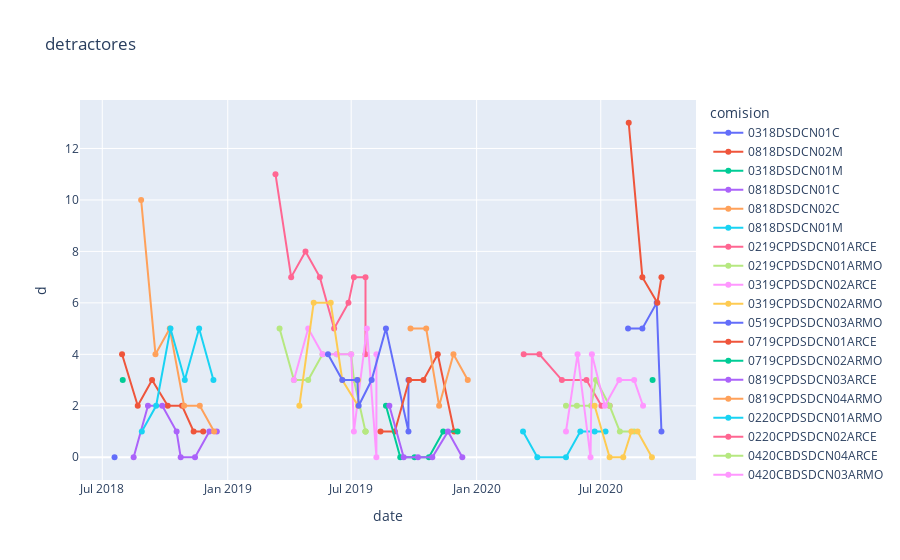

The cell this chart's notebook holds for it:
### Code cell
fig = px.line(df, x='date', y="d",color='comision',title='detractores',hover_name="staff")
fig.update_traces(mode="markers+lines")


fig.show()

### Figure 1 — Plotly figure (JSON) as saved in the notebook; plotly's stock layout.template omitted (floating-point values rounded to 4 significant figures)
{"data": [{"hoverlabel": {"namelength": 0}, "hovertemplate": "<b>%{hovertext}</b><br><br>comision=0318DSDCN01C<br>date=%{x}<br>d=%{y}", "hovertext": [" Leonardo Ignacio Córdoba -  María Frances Gaska"], "legendgroup": "0318DSDCN01C", "line": {"color": "#636efa", "dash": "solid"}, "mode": "markers+lines", "name": "0318DSDCN01C", "showlegend": true, "type": "scatter", "x": ["2018-07-19"], "xaxis": "x", "y": [0], "yaxis": "y"}, {"hoverlabel": {"namelength": 0}, "hovertemplate": "<b>%{hovertext}</b><br><br>comision=0818DSDCN02M<br>date=%{x}<br>d=%{y}", "hovertext": [" Pablo Roccatagliata -  Demian Avendano", " Pablo Roccatagliata -  Demian Avendano", " Pablo Roccatagliata -  Demian Avendano", " Pablo Roccatagliata -  Demian Avendano", " Pablo Roccatagliata -  Demian Avendano", " Pablo Roccatagliata -  Demian Avendano", " Pablo Roccatagliata -  Demian Avendano"], "legendgroup": "0818DSDCN02M", "line": {"color": "#EF553B", "dash": "solid"}, "mode": "markers+lines", "name": "0818DSDCN02M", "showlegend": true, "type": "scatter", "x": ["2018-07-30", "2018-08-22", "2018-09-12", "2018-10-05", "2018-10-26", "2018-11-12", "2018-11-26"], "xaxis": "x", "y": [4, 2, 3, 2, 2, 1, 1], "yaxis": "y"}, {"hoverlabel": {"namelength": 0}, "hovertemplate": "<b>%{hovertext}</b><br><br>comision=0318DSDCN01M<br>date=%{x}<br>d=%{y}", "hovertext": [" Marianela Sarabia -  German Rosati -  Paolo Donizetti"], "legendgroup": "0318DSDCN01M", "line": {"color": "#00cc96", "dash": "solid"}, "mode": "markers+lines", "name": "0318DSDCN01M", "showlegend": true, "type": "scatter", "x": ["2018-07-31"], "xaxis": "x", "y": [3], "yaxis": "y"}, {"hoverlabel": {"namelength": 0}, "hovertemplate": "<b>%{hovertext}</b><br><br>comision=0818DSDCN01C<br>date=%{x}<br>d=%{y}", "hovertext": [" Leonardo Ignacio Córdoba -  Nicolás Monner Sans -  María Frances Gaska", " Leonardo Ignacio Córdoba -  Nicolás Monner Sans -  María Frances Gaska", " Leonardo Ignacio Córdoba -  Nicolás Monner Sans -  María Frances Gaska", " Leonardo Ignacio Córdoba -  Nicolás Monner Sans -  María Frances Gaska", " Leonardo Ignacio Córdoba -  Nicolás Monner Sans -  María Frances Gaska", " Leonardo Ignacio Córdoba -  Nicolás Monner Sans -  María Frances Gaska", " Leonardo Ignacio Córdoba -  Nicolás Monner Sans -  María Frances Gaska", " Leonardo Ignacio Córdoba -  Nicolás Monner Sans -  María Frances Gaska"], "legendgroup": "0818DSDCN01C", "line": {"color": "#ab63fa", "dash": "solid"}, "mode": "markers+lines", "name": "0818DSDCN01C", "showlegend": true, "type": "scatter", "x": ["2018-08-16", "2018-09-06", "2018-09-27", "2018-10-18", "2018-10-24", "2018-11-14", "2018-12-05", "2018-12-16"], "xaxis": "x", "y": [0, 2, 2, 1, 0, 0, 1, 1], "yaxis": "y"}, {"hoverlabel": {"namelength": 0}, "hovertemplate": "<b>%{hovertext}</b><br><br>comision=0818DSDCN02C<br>date=%{x}<br>d=%{y}", "hovertext": [" Lionel Chamorro -  Marianela Sarabia -  Julián Ansaldo", " Lionel Chamorro -  Marianela Sarabia -  Julián Ansaldo", " Lionel Chamorro -  Marianela Sarabia -  Julián Ansaldo", " Lionel Chamorro -  Marianela Sarabia -  Julián Ansaldo", " Lionel Chamorro -  Marianela Sarabia -  Julián Ansaldo", " Lionel Chamorro -  Marianela Sarabia -  Julián Ansaldo"], "legendgroup": "0818DSDCN02C", "line": {"color": "#FFA15A", "dash": "solid"}, "mode": "markers+lines", "name": "0818DSDCN02C", "showlegend": true, "type": "scatter", "x": ["2018-08-27", "2018-09-17", "2018-10-08", "2018-10-29", "2018-11-21", "2018-12-12"], "xaxis": "x", "y": [10, 4, 5, 2, 2, 1], "yaxis": "y"}, {"hoverlabel": {"namelength": 0}, "hovertemplate": "<b>%{hovertext}</b><br><br>comision=0818DSDCN01M<br>date=%{x}<br>d=%{y}", "hovertext": [" Julián Ansaldo -  Paolo Donizetti", " Julián Ansaldo -  Paolo Donizetti", " Julián Ansaldo -  Paolo Donizetti", " Julián Ansaldo -  Paolo Donizetti", " Julián Ansaldo -  Paolo Donizetti", " Julián Ansaldo -  Paolo Donizetti"], "legendgroup": "0818DSDCN01M", "line": {"color": "#19d3f3", "dash": "solid"}, "mode": "markers+lines", "name": "0818DSDCN01M", "showlegend": true, "type": "scatter", "x": ["2018-08-28", "2018-09-18", "2018-10-09", "2018-10-30", "2018-11-20", "2018-12-11"], "xaxis": "x", "y": [1, 2, 5, 3, 5, 3], "yaxis": "y"}, {"hoverlabel": {"namelength": 0}, "hovertemplate": "<b>%{hovertext}</b><br><br>comision=0219CPDSDCN01ARCE<br>date=%{x}<br>d=%{y}", "hovertext": ["Demian Avendano - Carlos Pablo Modenutti", "Demian Avendano - Carlos Pablo Modenutti", "Demian Avendano - Carlos Pablo Modenutti", "Demian Avendano - Carlos Pablo Modenutti", "Demian Avendano - Carlos Pablo Modenutti", "Demian Avendano - Carlos Pablo Modenutti", "Demian Avendano - Carlos Pablo Modenutti", "Demian Avendano - Carlos Pablo Modenutti", "Demian Avendano - Carlos Pablo Modenutti"], "legendgroup": "0219CPDSDCN01ARCE", "line": {"color": "#FF6692", "dash": "solid"}, "mode": "markers+lines", "name": "0219CPDSDCN01ARCE", "showlegend": true, "type": "scatter", "x": ["2019-03-12", "2019-04-04", "2019-04-25", "2019-05-16", "2019-06-06", "2019-06-27", "2019-07-05", "2019-07-22", "2019-07-22"], "xaxis": "x", "y": [11, 7, 8, 7, 5, 6, 7, 7, 4], "yaxis": "y"}, {"hoverlabel": {"namelength": 0}, "hovertemplate": "<b>%{hovertext}</b><br><br>comision=0219CPDSDCN01ARMO<br>date=%{x}<br>d=%{y}", "hovertext": ["Julián Ansaldo - Julian Peller", "Julián Ansaldo - Julian Peller", "Julián Ansaldo - Julian Peller", "Julián Ansaldo - Julian Peller", "Julián Ansaldo - Julian Peller", "Julián Ansaldo - Julian Peller", "Julián Ansaldo - Julian Peller", "Julián Ansaldo - Julian Peller", "Julián Ansaldo - Julian Peller", "Julián Ansaldo - Julian Peller"], "legendgroup": "0219CPDSDCN01ARMO", "line": {"color": "#B6E880", "dash": "solid"}, "mode": "markers+lines", "name": "0219CPDSDCN01ARMO", "showlegend": true, "type": "scatter", "x": ["2019-03-18", "2019-04-08", "2019-04-29", "2019-05-20", "2019-06-10", "2019-07-01", "2019-07-05", "2019-07-22", "2019-07-22", "2019-07-22"], "xaxis": "x", "y": [5, 3, 3, 4, 4, 4, 3, 1, 1, 1], "yaxis": "y"}, {"hoverlabel": {"namelength": 0}, "hovertemplate": "<b>%{hovertext}</b><br><br>comision=0319CPDSDCN02ARCE<br>date=%{x}<br>d=%{y}", "hovertext": ["Carlos Pita - Nicolás Monner Sans", "Carlos Pita - Nicolás Monner Sans", "Carlos Pita - Nicolás Monner Sans", "Carlos Pita - Nicolás Monner Sans", "Carlos Pita - Nicolás Monner Sans", "Carlos Pita - Nicolás Monner Sans", "Carlos Pita - Nicolás Monner Sans", "Carlos Pita - Nicolás Monner Sans", "Carlos Pita - Nicolás Monner Sans"], "legendgroup": "0319CPDSDCN02ARCE", "line": {"color": "#FF97FF", "dash": "solid"}, "mode": "markers+lines", "name": "0319CPDSDCN02ARCE", "showlegend": true, "type": "scatter", "x": ["2019-04-08", "2019-04-29", "2019-05-20", "2019-06-10", "2019-07-01", "2019-07-05", "2019-07-24", "2019-08-07", "2019-08-07"], "xaxis": "x", "y": [3, 5, 4, 4, 4, 1, 5, 0, 4], "yaxis": "y"}, {"hoverlabel": {"namelength": 0}, "hovertemplate": "<b>%{hovertext}</b><br><br>comision=0319CPDSDCN02ARMO<br>date=%{x}<br>d=%{y}", "hovertext": ["Paolo Donizetti - Martin Sokolowicz", "Paolo Donizetti - Martin Sokolowicz", "Paolo Donizetti - Martin Sokolowicz", "Paolo Donizetti - Martin Sokolowicz", "Paolo Donizetti - Martin Sokolowicz", "Paolo Donizetti - Martin Sokolowicz"], "legendgroup": "0319CPDSDCN02ARMO", "line": {"color": "#FECB52", "dash": "solid"}, "mode": "markers+lines", "name": "0319CPDSDCN02ARMO", "showlegend": true, "type": "scatter", "x": ["2019-04-16", "2019-05-07", "2019-06-01", "2019-06-18", "2019-07-11", "2019-07-11"], "xaxis": "x", "y": [2, 6, 6, 3, 2, 3], "yaxis": "y"}, {"hoverlabel": {"namelength": 0}, "hovertemplate": "<b>%{hovertext}</b><br><br>comision=0519CPDSDCN03ARMO<br>date=%{x}<br>d=%{y}", "hovertext": ["Juan Manuel Alvarez - Paula Beati", "Juan Manuel Alvarez - Paula Beati", "Juan Manuel Alvarez - Paula Beati", "Juan Manuel Alvarez - Paula Beati", "Juan Manuel Alvarez - Paula Beati", "Juan Manuel Alvarez - Paula Beati", "Juan Manuel Alvarez - Paula Beati", "Juan Manuel Alvarez - Paula Beati"], "legendgroup": "0519CPDSDCN03ARMO", "line": {"color": "#636efa", "dash": "solid"}, "mode": "markers+lines", "name": "0519CPDSDCN03ARMO", "showlegend": true, "type": "scatter", "x": ["2019-05-28", "2019-06-18", "2019-07-10", "2019-07-12", "2019-07-31", "2019-08-21", "2019-09-23", "2019-09-23"], "xaxis": "x", "y": [4, 3, 3, 2, 3, 5, 1, 3], "yaxis": "y"}, {"hoverlabel": {"namelength": 0}, "hovertemplate": "<b>%{hovertext}</b><br><br>comision=0719CPDSDCN01ARCE<br>date=%{x}<br>d=%{y}", "hovertext": ["Martin Sokolowicz - Ariel Haimovici", "Martin Sokolowicz - Ariel Haimovici", "Martin Sokolowicz - Ariel Haimovici", "Martin Sokolowicz - Ariel Haimovici", "Martin Sokolowicz - Ariel Haimovici", "Martin Sokolowicz - Ariel Haimovici"], "legendgroup": "0719CPDSDCN01ARCE", "line": {"color": "#EF553B", "dash": "solid"}, "mode": "markers+lines", "name": "0719CPDSDCN01ARCE", "showlegend": true, "type": "scatter", "x": ["2019-08-13", "2019-09-03", "2019-09-24", "2019-10-15", "2019-11-05", "2019-11-29"], "xaxis": "x", "y": [1, 1, 3, 3, 4, 1], "yaxis": "y"}, {"hoverlabel": {"namelength": 0}, "hovertemplate": "<b>%{hovertext}</b><br><br>comision=0719CPDSDCN02ARMO<br>date=%{x}<br>d=%{y}", "hovertext": ["Julian Peller - Lucas Sedeño", "Julian Peller - Lucas Sedeño", "Julian Peller - Lucas Sedeño", "Julian Peller - Lucas Sedeño", "Julian Peller - Lucas Sedeño", "Julian Peller - Lucas Sedeño"], "legendgroup": "0719CPDSDCN02ARMO", "line": {"color": "#00cc96", "dash": "solid"}, "mode": "markers+lines", "name": "0719CPDSDCN02ARMO", "showlegend": true, "type": "scatter", "x": ["2019-08-21", "2019-09-11", "2019-10-02", "2019-10-23", "2019-11-13", "2019-12-04"], "xaxis": "x", "y": [2, 0, 0, 0, 1, 1], "yaxis": "y"}, {"hoverlabel": {"namelength": 0}, "hovertemplate": "<b>%{hovertext}</b><br><br>comision=0819CPDSDCN03ARCE<br>date=%{x}<br>d=%{y}", "hovertext": ["Julián Ansaldo - Elias Lopez", "Julián Ansaldo - Elias Lopez", "Julián Ansaldo - Elias Lopez", "Julián Ansaldo - Elias Lopez", "Julián Ansaldo - Elias Lopez", "Julián Ansaldo - Elias Lopez"], "legendgroup": "0819CPDSDCN03ARCE", "line": {"color": "#ab63fa", "dash": "solid"}, "mode": "markers+lines", "name": "0819CPDSDCN03ARCE", "showlegend": true, "type": "scatter", "x": ["2019-08-26", "2019-09-16", "2019-10-07", "2019-10-28", "2019-11-20", "2019-12-11"], "xaxis": "x", "y": [2, 0, 0, 0, 1, 0], "yaxis": "y"}, {"hoverlabel": {"namelength": 0}, "hovertemplate": "<b>%{hovertext}</b><br><br>comision=0819CPDSDCN04ARMO<br>date=%{x}<br>d=%{y}", "hovertext": ["Carlos Pita - Nicolás Monner Sans", "Carlos Pita - Nicolás Monner Sans", "Carlos Pita - Nicolás Monner Sans", "Carlos Pita - Nicolás Monner Sans", "Carlos Pita - Nicolás Monner Sans"], "legendgroup": "0819CPDSDCN04ARMO", "line": {"color": "#FFA15A", "dash": "solid"}, "mode": "markers+lines", "name": "0819CPDSDCN04ARMO", "showlegend": true, "type": "scatter", "x": ["2019-09-26", "2019-10-19", "2019-11-07", "2019-11-28", "2019-12-19"], "xaxis": "x", "y": [5, 5, 2, 4, 3], "yaxis": "y"}, {"hoverlabel": {"namelength": 0}, "hovertemplate": "<b>%{hovertext}</b><br><br>comision=0220CPDSDCN01ARMO<br>date=%{x}<br>d=%{y}", "hovertext": ["Gaston Bujia - Lucas Sedeño", "Gaston Bujia - Lucas Sedeño", "Gaston Bujia - Lucas Sedeño", "Gaston Bujia - Lucas Sedeño", "Gaston Bujia - Lucas Sedeño", "Gaston Bujia - Lucas Sedeño"], "legendgroup": "0220CPDSDCN01ARMO", "line": {"color": "#19d3f3", "dash": "solid"}, "mode": "markers+lines", "name": "0220CPDSDCN01ARMO", "showlegend": true, "type": "scatter", "x": ["2020-03-09", "2020-03-30", "2020-05-11", "2020-06-01", "2020-06-22", "2020-07-08"], "xaxis": "x", "y": [1, 0, 0, 1, 1, 1], "yaxis": "y"}, {"hoverlabel": {"namelength": 0}, "hovertemplate": "<b>%{hovertext}</b><br><br>comision=0220CPDSDCN02ARCE<br>date=%{x}<br>d=%{y}", "hovertext": ["Fernando Carabedo - Elias Lopez", "Fernando Carabedo - Elias Lopez", "Fernando Carabedo - Elias Lopez", "Fernando Carabedo - Elias Lopez", "Fernando Carabedo - Elias Lopez", "Fernando Carabedo - Elias Lopez"], "legendgroup": "0220CPDSDCN02ARCE", "line": {"color": "#FF6692", "dash": "solid"}, "mode": "markers+lines", "name": "0220CPDSDCN02ARCE", "showlegend": true, "type": "scatter", "x": ["2020-03-10", "2020-04-02", "2020-05-05", "2020-06-10", "2020-07-02", "2020-07-14"], "xaxis": "x", "y": [4, 4, 3, 3, 2, 2], "yaxis": "y"}, {"hoverlabel": {"namelength": 0}, "hovertemplate": "<b>%{hovertext}</b><br><br>comision=0420CBDSDCN04ARCE<br>date=%{x}<br>d=%{y}", "hovertext": ["Franco De Giovannini - Ariel Haimovici", "Franco De Giovannini - Ariel Haimovici", "Franco De Giovannini - Ariel Haimovici", "Franco De Giovannini - Ariel Haimovici", "Franco De Giovannini - Ariel Haimovici", "Franco De Giovannini - Ariel Haimovici", "Franco De Giovannini - Ariel Haimovici"], "legendgroup": "0420CBDSDCN04ARCE", "line": {"color": "#B6E880", "dash": "solid"}, "mode": "markers+lines", "name": "0420CBDSDCN04ARCE", "showlegend": true, "type": "scatter", "x": ["2020-05-11", "2020-05-27", "2020-06-17", "2020-06-24", "2020-07-14", "2020-07-29", "2020-08-19"], "xaxis": "x", "y": [2, 2, 2, 3, 2, 1, 1], "yaxis": "y"}, {"hoverlabel": {"namelength": 0}, "hovertemplate": "<b>%{hovertext}</b><br><br>comision=0420CBDSDCN03ARMO<br>date=%{x}<br>d=%{y}", "hovertext": ["Carlos Pita - Nicolás Monner Sans", "Carlos Pita - Nicolás Monner Sans", "Carlos Pita - Nicolás Monner Sans", "Carlos Pita - Nicolás Monner Sans", "Carlos Pita - Nicolás Monner Sans", "Carlos Pita - Nicolás Monner Sans", "Carlos Pita - Nicolás Monner Sans", "Carlos Pita - Nicolás Monner Sans"], "legendgroup": "0420CBDSDCN03ARMO", "line": {"color": "#FF97FF", "dash": "solid"}, "mode": "markers+lines", "name": "0420CBDSDCN03ARMO", "showlegend": true, "type": "scatter", "x": ["2020-05-11", "2020-05-28", "2020-06-16", "2020-06-18", "2020-07-07", "2020-07-28", "2020-08-19", "2020-09-01"], "xaxis": "x", "y": [1, 4, 0, 4, 2, 3, 3, 2], "yaxis": "y"}, {"hoverlabel": {"namelength": 0}, "hovertemplate": "<b>%{hovertext}</b><br><br>comision=0620CBDSDCN05ARMO<br>date=%{x}<br>d=%{y}", "hovertext": ["Guillermo Fairhurst - Elias Lopez", "Guillermo Fairhurst - Elias Lopez", "Guillermo Fairhurst - Elias Lopez", "Guillermo Fairhurst - Elias Lopez", "Guillermo Fairhurst - Elias Lopez", "Guillermo Fairhurst - Elias Lopez"], "legendgroup": "0620CBDSDCN05ARMO", "line": {"color": "#FECB52", "dash": "solid"}, "mode": "markers+lines", "name": "0620CBDSDCN05ARMO", "showlegend": true, "type": "scatter", "x": ["2020-06-22", "2020-07-14", "2020-08-03", "2020-08-15", "2020-08-24", "2020-09-14"], "xaxis": "x", "y": [2, 0, 0, 1, 1, 0], "yaxis": "y"}, {"hoverlabel": {"namelength": 0}, "hovertemplate": "<b>%{hovertext}</b><br><br>comision=0720CBDSDCN04ARMO<br>date=%{x}<br>d=%{y}", "hovertext": ["Gaston Bujia - Lucas Sedeño", "Gaston Bujia - Lucas Sedeño", "Gaston Bujia - Lucas Sedeño", "Gaston Bujia - Lucas Sedeño"], "legendgroup": "0720CBDSDCN04ARMO", "line": {"color": "#636efa", "dash": "solid"}, "mode": "markers+lines", "name": "0720CBDSDCN04ARMO", "showlegend": true, "type": "scatter", "x": ["2020-08-10", "2020-08-31", "2020-09-21", "2020-09-28"], "xaxis": "x", "y": [5, 5, 6, 1], "yaxis": "y"}, {"hoverlabel": {"namelength": 0}, "hovertemplate": "<b>%{hovertext}</b><br><br>comision=0720CBDSDCN09ARED<br>date=%{x}<br>d=%{y}", "hovertext": ["Mariela Bisso - Fernando Carabedo", "Mariela Bisso - Fernando Carabedo", "Mariela Bisso - Fernando Carabedo", "Mariela Bisso - Fernando Carabedo"], "legendgroup": "0720CBDSDCN09ARED", "line": {"color": "#EF553B", "dash": "solid"}, "mode": "markers+lines", "name": "0720CBDSDCN09ARED", "showlegend": true, "type": "scatter", "x": ["2020-08-11", "2020-08-31", "2020-09-22", "2020-09-28"], "xaxis": "x", "y": [13, 7, 6, 7], "yaxis": "y"}, {"hoverlabel": {"namelength": 0}, "hovertemplate": "<b>%{hovertext}</b><br><br>comision=0820CBDSDCN08ARED<br>date=%{x}<br>d=%{y}", "hovertext": ["Diego Battocchio - Carlos Pita"], "legendgroup": "0820CBDSDCN08ARED", "line": {"color": "#00cc96", "dash": "solid"}, "mode": "markers+lines", "name": "0820CBDSDCN08ARED", "showlegend": true, "type": "scatter", "x": ["2020-09-15"], "xaxis": "x", "y": [3], "yaxis": "y"}], "layout": {"legend": {"title": {"text": "comision"}, "tracegroupgap": 0}, "title": {"text": "detractores"}, "xaxis": {"anchor": "y", "domain": [0, 1], "title": {"text": "date"}}, "yaxis": {"anchor": "x", "domain": [0, 1], "title": {"text": "d"}}}}
